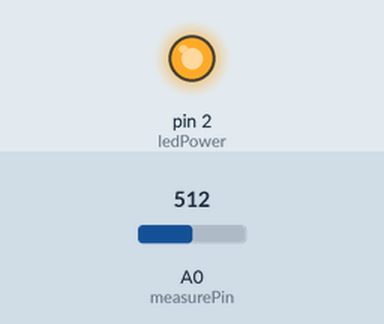
Simulated run of this sketch. Board: Arduino Uno, built with avr-gcc and run on an emulated ATmega328P. Parts: output pins drawn as LEDs (lit = HIGH). The inputs (shaded band) are chosen by the test bench; at power-on: A0 (measurePin) = 512. What the sketch prints to the serial monitor is not drawn.

Above: at 0.1 s.
Timing chart, 0 to 1.6 s (numbered marks = the images above):
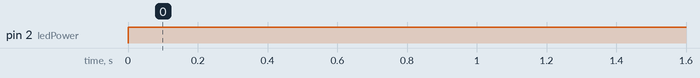

The sketch:

GP2Y1010AU0F_code.ino
```cpp
    /*
Refrains : https://create.arduino.cc/projecthub/mircemk/diy-air-quality-monitor-with-sharp-gp2y1010au0f-sensor-7b0262

From https://electropeak.com/learn/interfacing-gp2y1010au0f-optical-dust-sensor-module-with-arduino/

 Standalone Sketch to use with a Arduino UNO and a
 Sharp Optical Dust Sensor GP2Y1010AU0F
*/

int measurePin = A0; //Connect dust sensor to Arduino A0 pin
int ledPower = 2;   //Connect 3 led driver pins of dust sensor to Arduino D2

int samplingTime = 280;
int deltaTime = 40;
int sleepTime = 9680;

float voMeasured = 0;
float calcVoltage = 0;
float dustDensity = 0;

void setup(){
  Serial.begin(9600);
  pinMode(ledPower,OUTPUT);
}

void loop(){
  digitalWrite(ledPower,LOW); // power on the LED
  delayMicroseconds(samplingTime);

  voMeasured = analogRead(measurePin); // read the voltage

  delayMicroseconds(deltaTime);
  digitalWrite(ledPower,HIGH); // turn the LED off
  delayMicroseconds(sleepTime);

  // // 0 - 5V mapped to 0 - 1023 integer values
  // // recover voltage
  // calcVoltage = voMeasured * (5.0 / 1024.0);

  // Not clear why they do this re-scaling above...

  // linear eqaution taken from http://www.howmuchsnow.com/arduino/airquality/
  // Chris Nafis (c) 2012
  // in milligrams per cubic meter
  dustDensity = 0.172 * voMeasured - 0.0999;


  Serial.println(dustDensity);
  Serial.println(voMeasured);

  delay(1000);
}
```

Measured:
- by itself, pin 2 (ledPower): LOW → HIGH at 0.00 s
